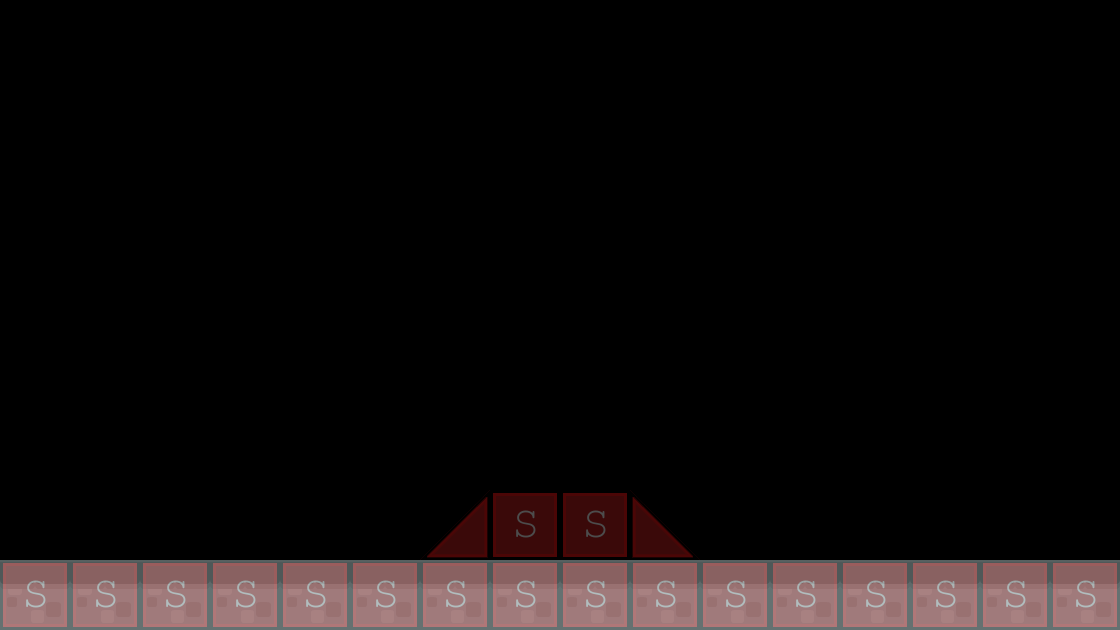

A level layout from a 2D game, rendered from its tile map. Below: a short description, then the map file with tile-grid data replaced by summaries:
An orthogonal 16x9 tile map with 70x70 px tiles, 2 tile layers (background1, collision), 2 tilesets and 2 objects (EnemyBase, PlayerBase).

<map version="1.0" orientation="orthogonal" renderorder="right-down" width="16" height="9" tilewidth="70" tileheight="70">
 <tileset firstgid="1" name="background-tiles" tilewidth="70" tileheight="70">
  <image source="../img/background-tiles.png" width="910" height="910" />
 </tileset>
 <tileset firstgid="170" name="meta-tiles" tilewidth="70" tileheight="70">
  <image source="../img/meta-tiles.png" width="350" height="70" />
  <tile id="1">
   <properties>
    <property name="type" value="rslope" />
   </properties>
  </tile>
  <tile id="3">
   <properties>
    <property name="type" value="rslope" />
   </properties>
  </tile>
 </tileset>
 <layer name="background1" width="16" height="9" opacity="0.84">
  <data>[144 cells, 16 non-empty, 1 distinct tile ids]</data>
 </layer>
 <layer name="collision" width="16" height="9" opacity="0.3">
  <data>[144 cells, 20 non-empty, 3 distinct tile ids]</data>
 </layer>
 <objectgroup name="BaseEntities">
  <object name="EnemyBase" x="912" y="424" width="64" height="136" />
  <object name="PlayerBase" x="144" y="426" width="62" height="132" />
 </objectgroup>
</map>
